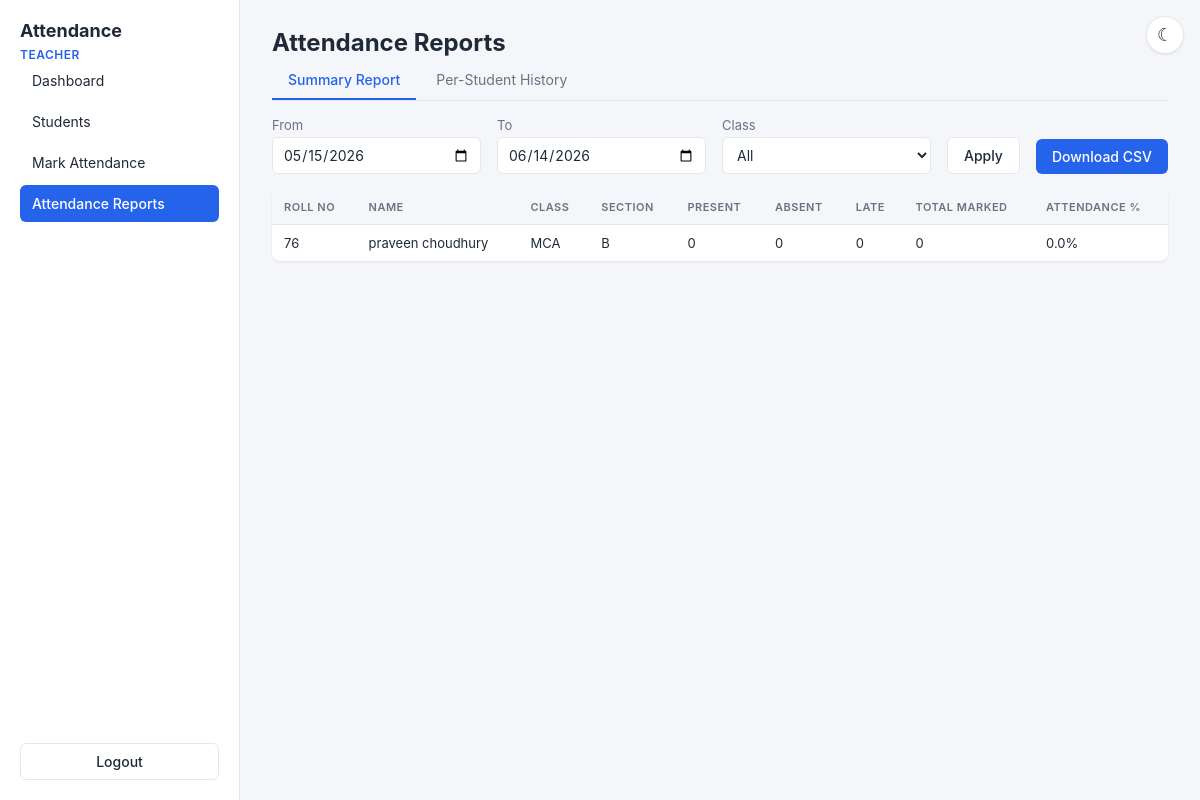
The app's page /reports (signed in) with its own data.
### tables this page shows
CREATE TABLE students (
                id INTEGER PRIMARY KEY AUTOINCREMENT,
                roll_no TEXT NOT NULL UNIQUE,
                name TEXT NOT NULL,
                class_name TEXT NOT NULL,
                section TEXT,
                gender TEXT,
                date_of_birth TEXT,
                email TEXT,
                phone TEXT,
                guardian_name TEXT,
                address TEXT,
                pin TEXT,
                created_at TEXT DEFAULT CURRENT_TIMESTAMP
            );

### app.py (the view)
@app.route("/reports")
def reports():
    redir = require_teacher()
    if redir:
        return redir
    start = request.args.get("from") or days_ago_iso(30)
    end = request.args.get("to") or today_iso()
    class_name = request.args.get("class", "All")
    rows = summary_query(start, end, class_name)
    return render_template(
        "reports_summary.html",
        rows=rows, start=start, end=end, class_name=class_name,
        classes=fetch_classes(),
    )

### app.py (called while the page is built)
def get_db():
    if "db" not in g:
        g.db = sqlite3.connect(DB_PATH)
        g.db.row_factory = sqlite3.Row
        g.db.execute("PRAGMA foreign_keys = ON")
    return g.db

def today_iso():
    return date.today().isoformat()

def days_ago_iso(n):
    return (date.today() - timedelta(days=n)).isoformat()

def fetch_classes():
    db = get_db()
    rows = db.execute("SELECT DISTINCT class_name FROM students ORDER BY class_name").fetchall()
    return [r["class_name"] for r in rows]

def require_teacher():
    if session.get("role") != "teacher":
        return redirect(url_for("login"))
    return None

@app.context_processor
def inject_user():
    student = None
    if session.get("role") == "student" and session.get("student_id"):
        student = fetch_student_by_id(session["student_id"])
    return {"current_role": session.get("role"), "current_student": student}

### templates/reports_summary.html (shortened to what this page needs)
{% extends "_shell.html" %}
{% set active_page = 'reports' %}
{% block content %}
<h1>Attendance Reports</h1>
<div class="tabs">
  <a class="tab active" href="{{ url_for('reports') }}">Summary Report</a>
  <a class="tab" href="{{ url_for('reports_history') }}">Per-Student History</a>
</div>
<form method="get" action="{{ url_for('reports') }}">
  <div class="row">
    <label>From<input type="date" name="from" value="{{ start }}" /></label>
    <label>To<input type="date" name="to" value="{{ end }}" /></label>
    <label>Class
      <select name="class">
        <option value="All" {% if class_name == 'All' %}selected{% endif %}>All</option>
      </select>
    </label>
    <button type="submit" class="btn btn-outline">Apply</button>
    <a class="btn btn-primary" href="{{ url_for('reports_csv', **{'from': start, 'to': end, 'class': class_name}) }}">Download CSV</a>
  </div>
</form>
<div class="table-wrap">
  <table>
    <thead>
      <tr>
        <th>Roll No</th><th>Name</th><th>Class</th><th>Section</th>
        <th>Present</th><th>Absent</th><th>Late</th><th>Total Marked</th><th>Attendance %</th>
      </tr>
    </thead>
    <tbody>
      {% if rows %}
        {% for r in rows %}
          <tr>
            <td>{{ r.roll_no }}</td>
            <td>{{ r.name }}</td>
            <td>{{ r.class_name }}</td>
            <td>{{ r.section or '' }}</td>
            <td>{{ r.present }}</td>
            <td>{{ r.absent }}</td>
            <td>{{ r.late }}</td>
            <td>{{ r.total }}</td>
            <td>{{ r.pct }}%</td>
          </tr>
        {% endfor %}
      {% else %}
        <tr><td colspan="9" class="muted" style="text-align:center; padding:20px">No students to report on.</td></tr>
      {% endif %}
    </tbody>
  </table>
</div>
{% endblock %}

### templates/_shell.html (shortened to what this page needs)
{% extends "base.html" %}
{% block body %}
<div class="app-shell">
  <aside class="sidebar">
    <div class="brand">
      <h2>Attendance</h2>
      <p class="role-label">{{ 'Teacher' if current_role == 'teacher' else 'Student' }}</p>
    </div>
    <nav class="nav">
      {% if current_role == 'teacher' %}
        <a class="nav-item {% if active_page=='dashboard' %}active{% endif %}" href="{{ url_for('dashboard') }}">Dashboard</a>
        <a class="nav-item {% if active_page=='students' %}active{% endif %}" href="{{ url_for('students_list') }}">Students</a>
        <a class="nav-item {% if active_page=='attendance' %}active{% endif %}" href="{{ url_for('attendance') }}">Mark Attendance</a>
        <a class="nav-item {% if active_page=='reports' %}active{% endif %}" href="{{ url_for('reports') }}">Attendance Reports</a>
      {% else %}
        <a class="nav-item {% if active_page=='profile' %}active{% endif %}" href="{{ url_for('profile') }}">My Profile</a>
        <a class="nav-item {% if active_page=='my_attendance' %}active{% endif %}" href="{{ url_for('my_attendance') }}">My Attendance</a>
      {% endif %}
    </nav>
    <form method="post" action="{{ url_for('logout') }}" class="logout-form">
      <button type="submit" class="btn btn-outline">Logout</button>
    </form>
  </aside>
  <main class="main">
    <div class="page">
      {% block content %}{% endblock %}
    </div>
  </main>
</div>
{% endblock %}

### templates/base.html (shortened to what this page needs)
<!DOCTYPE html>
<html lang="en">
<head>
<link rel="stylesheet" href="{{ url_for('static', filename='styles.css') }}" />
</head>
<body>
<button type="button" class="theme-toggle" id="theme-toggle" aria-label="Toggle dark mode" title="Toggle dark mode">
  <span class="icon-moon">&#9790;</span>
</button>
{% block body %}{% endblock %}
</body>
</html>

### static/styles.css (style rules this page uses)
:root { --bg: #f4f6fa; --surface: #ffffff; --surface-2: #f4f6fa; --text: #1f2937; --muted: #6b7280; --border: #e5e7eb; --input-bg: #ffffff; --row-hover: #fafbfc; --primary: #2563eb; --primary-hover: #1d4ed8; --success: #16a34a; --warn: #f59e0b; --danger: #dc2626; --flash-error-bg: #fef2f2; --flash-error-border: #fecaca; --flash-success-bg: #f0fdf4; --flash-success-border: #bbf7d0; --shadow: 0 1px 3px rgba(0,0,0,.05), 0 1px 2px rgba(0,0,0,.04); }
html { color-scheme: light; }
.theme-toggle { position: fixed; top: 16px; right: 16px; width: 38px; height: 38px; display: flex; align-items: center; justify-content: center; background: var(--surface); color: var(--text); border: 1px solid var(--border); border-radius: 50%; box-shadow: var(--shadow); font-size: 18px; line-height: 1; cursor: pointer; z-index: 100; transition: background .15s, border-color .15s, color .15s; }
.theme-toggle .icon-moon { display: inline; }
* { box-sizing: border-box; }
html, body { height: 100%; }
body { margin: 0; font-family: -apple-system, BlinkMacSystemFont, "Segoe UI", Roboto, sans-serif; font-size: 14px; color: var(--text); background: var(--bg); }
a { color: var(--primary); text-decoration: none; }
button { font-family: inherit; cursor: pointer; }
input, select, textarea { font-family: inherit; font-size: 14px; padding: 8px 10px; border: 1px solid var(--border); border-radius: 6px; background: var(--input-bg); color: var(--text); width: 100%; }
label { display: block; font-size: 13px; color: var(--muted); margin-bottom: 12px; }
label > input, label > select, label > textarea { margin-top: 4px; color: var(--text); }
.btn { display: inline-block; border: none; padding: 9px 16px; border-radius: 6px; font-size: 14px; font-weight: 500; text-decoration: none; transition: background .15s, color .15s, border-color .15s; }
.btn-primary { background: var(--primary); color: #fff; }
.btn-outline { background: var(--surface); color: var(--text); border: 1px solid var(--border); }
.app-shell { display: flex; min-height: 100vh; }
.sidebar { width: 240px; background: var(--surface); border-right: 1px solid var(--border); padding: 20px; display: flex; flex-direction: column; }
.brand h2 { margin: 0; font-size: 18px; }
.role-label { font-size: 12px; color: var(--primary); margin: 6px 0 0; font-weight: 600; text-transform: uppercase; letter-spacing: .5px; }
.nav { display: flex; flex-direction: column; gap: 4px; }
.nav-item { display: block; text-align: left; padding: 10px 12px; border-radius: 6px; color: var(--text); font-size: 14px; }
.nav-item.active { background: var(--primary); color: #fff; font-weight: 500; }
.logout-form { margin-top: auto; }
.logout-form .btn { width: 100%; }
.main { flex: 1; padding: 28px 32px; overflow-x: auto; }
.main h1 { margin: 0 0 4px; font-size: 24px; }
.page { max-width: 1200px; }
.row { display: flex; gap: 16px; margin-bottom: 16px; align-items: flex-end; flex-wrap: wrap; }
.row > label { flex: 1; min-width: 180px; margin-bottom: 0; }
.row > .btn { margin-bottom: 0; }
.tabs { display: flex; gap: 4px; border-bottom: 1px solid var(--border); margin-bottom: 16px; }
.tab { padding: 10px 16px; border-bottom: 2px solid transparent; font-size: 14px; color: var(--muted); text-decoration: none; }
.tab.active { color: var(--primary); border-bottom-color: var(--primary); font-weight: 500; }
.table-wrap { background: var(--surface); border-radius: 8px; box-shadow: var(--shadow); overflow-x: auto; margin-top: 12px; }
table { width: 100%; border-collapse: collapse; }
th, td { padding: 10px 12px; text-align: left; border-bottom: 1px solid var(--border); font-size: 13px; white-space: nowrap; }
th { background: var(--surface-2); font-weight: 600; color: var(--muted); text-transform: uppercase; font-size: 11px; letter-spacing: .5px; }
tbody tr:last-child td { border-bottom: none; }

### records on screen
students: roll_no "76", name "praveen choudhury", class_name "MCA", section "B", present "0", absent "0", late "0", total "0", pct "0.0"

### other values on screen
{{ 'Teacher' if current_role == 'teacher' else 'Student' }} "TEACHER"
